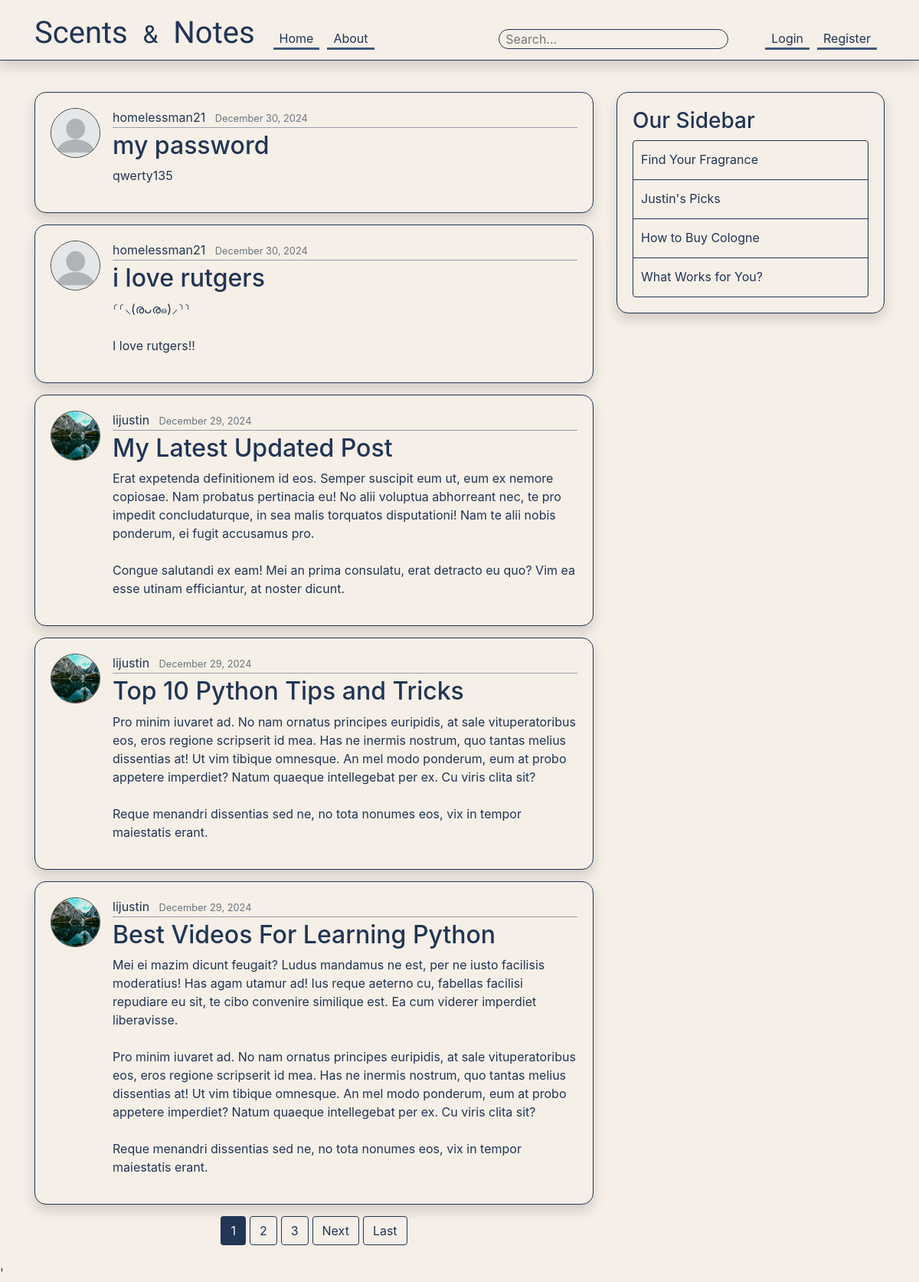
The app's page /, older data.
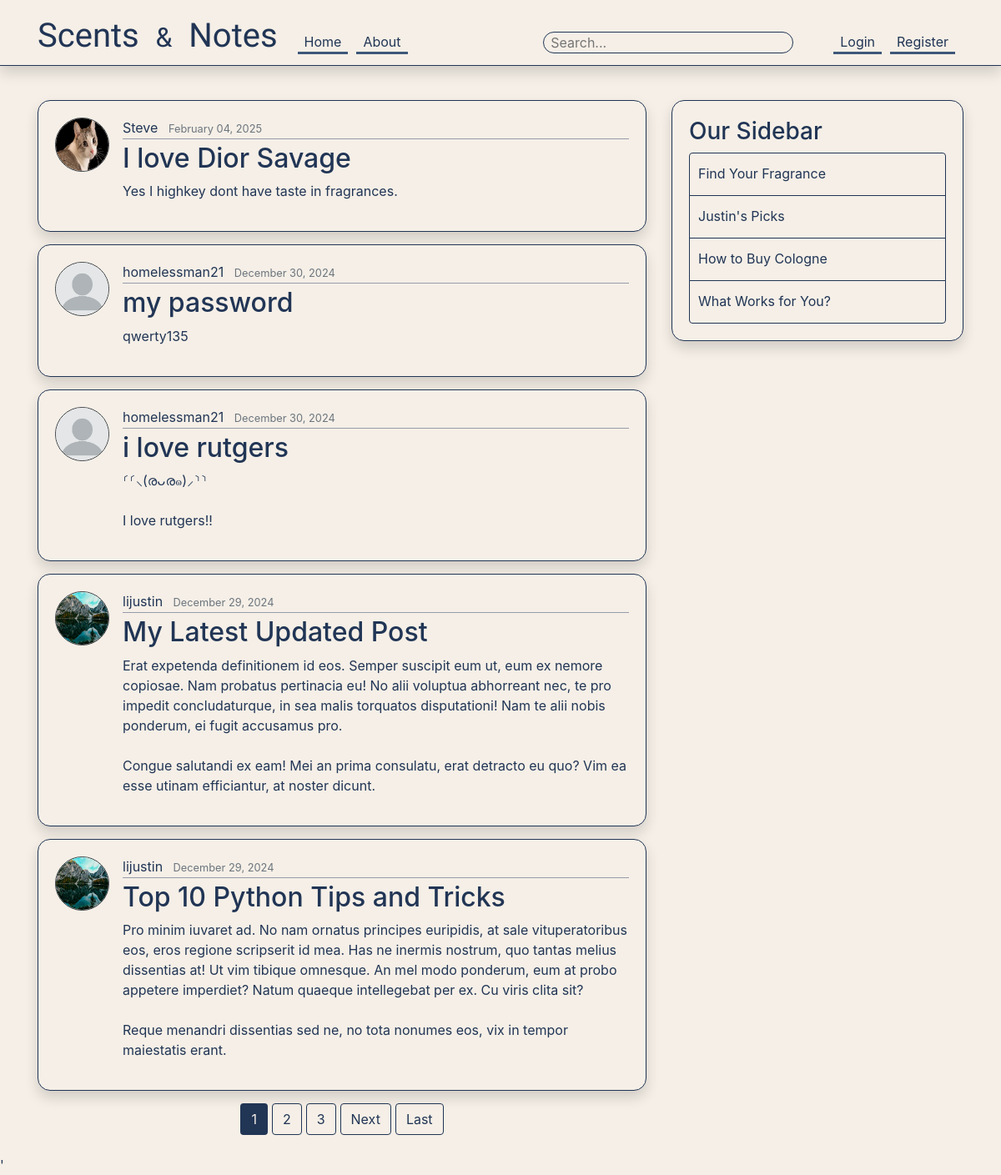
The same page, newer data.
### blog/models.py (models this page shows, shortened)
class Post(models.Model):  #Each class would be its own table in database
    title = models.CharField(max_length=100) #Character field/String single line
    content = models.TextField() #Lines and lines of text unrestricted
    date_posted = models.DateTimeField(default=timezone.now) #auto_now: when updated/created  auto_now_add:only when created
    author = models.ForeignKey(User, on_delete=models.CASCADE) #if user created post and was deleted, do we want to delete their posts or hold them as null

### users/models.py (models this page shows, shortened)
class Profile(models.Model):
    user = models.OneToOneField(User, on_delete=models.CASCADE)  # One-to-one relationship
    image = models.ImageField(default='default.jpg', upload_to='profile_pics')  # Image upload location

### blog/views.py (the view)
# urls.py: path('', PostListView.as_view() , name='blog-home'),
class PostListView(ListView):
    model = Post
    template_name = 'blog/home.html' #rerouting our template from list to home
    context_object_name = 'posts' #We need this variable name template for easy reference {{posts}} instead of {{object_list}}
    ordering = ['-date_posted'] #We are essentially ordering our blogs such that (with -) the most recent are at the top
    paginate_by = 5 #posts per page
    def get_queryset(self):
        query = self.request.GET.get('q')  # Get the search query
        if query:
            return Post.objects.filter(
                Q(title__icontains=query) | Q(content__icontains=query)
            ).order_by('-date_posted')
        return Post.objects.all().order_by('-date_posted')  # Default: Return all posts

### blog/templates/blog/home.html (shortened to what this page needs)
{% extends "blog/base.html" %}
{% block content%}
    {% for post in posts%}
        <article class="media content-section shadow">
            <img class="rounded-circle border border-dark article-img" src="{{ post.author.profile.image.url }}" alt="">
            <div class="media-body">
                <div class="article-metadata">
                    <a class="mr-2" style="color:#3E5879; transition: color 0.15s;" onmouseover="this.style.color='white';" onmouseout="this.style.color='#3E5879';"  href="{% url 'user-posts' post.author.username %}">{{ post.author }}</a>
                    <small class="text-muted">{{ post.date_posted|date:"F d, Y" }}</small>
                </div>
                <h2><a class="article-title" href="{% url 'post-detail' post.id %}">{{ post.title }}</a></h2>
                <p class="article-content">{{ post.content }}</p>
            </div>
        </article>
    {% endfor %}
    <div class="d-flex justify-content-center gap-3">
        {% if is_paginated %}
            {%for num in page_obj.paginator.page_range %}
                {%if page_obj.number ==  num%}
                    <a class = "btn currentBtn mb-4" href="?page={{num}}">{{num}}</a>
                {%elif num > page_obj.number|add:'-3' and num < page_obj.number|add:'3'%}
                    <a class = "btn paginationBtn mb-4" href="?page={{num}}">{{num}}</a>
                {%endif%}
            {%endfor%}
            {% if page_obj.has_next %}
                <a class = "btn paginationBtn mb-4" href="?page={{page_obj.next_page_number}}">Next</a>
                <a class = "btn paginationBtn mb-4" href="?page={{page_obj.paginator.num_pages}}">Last</a>
            {% endif %}
        {% endif %}
    </div>
{% endblock content %}

### blog/templates/blog/base.html (shortened to what this page needs)
{%load static%}
<!DOCTYPE html>
<html lang="en">
  <head>
    <link
      rel="stylesheet"
      href="https://cdn.jsdelivr.net/npm/bootstrap@4.3.1/dist/css/bootstrap.min.css"
    />
    <link rel="stylesheet" href="https://cdnjs.cloudflare.com/ajax/libs/bootstrap-multiselect/0.9.13/css/bootstrap-multiselect.css"/>
    <link rel="stylesheet" type="text/css" href="{% static 'blog/main.css' %}"/>
  </head>
  <body>
    <header class="site-header">
      <nav class=" shadow navbar navbar-expand-md navbar-dark fixed-top p-0" style="background-color:#F5EFE7; border-bottom :solid; border-color: #213555">
        <div class="container">
          <a class="navbar-brand mr-4 mt-2" style="font-family: 'Mrs Saint Delafield'; font-size: 40px;  href="/">Scents&nbsp;&nbsp;<small>&amp;</small>&nbsp;&nbsp;Notes</a>
          <div class="collapse navbar-collapse" id="navbarToggle">
            <div class="navbar-nav mr-auto">
              <a class="nav-item nav-link mt-4 py-0 " href="/">Home</a>
              <a class="nav-item nav-link mt-4 py-0 " href="/about">About</a>
            </div>
            <form method="GET" action="{% url 'blog-home' %}">
                <input class="searchBar mt-4 py-0 pl-2 mr-5" type="text" name="q" placeholder="Search...">
            </form>
            <div class="navbar-nav">
              {% if user.is_authenticated %}
                <a class="nav-item nav-link mt-4 py-0 " href="{% url 'post-create' %}">New Post</a>
                <a class="nav-item nav-link mt-4 py-0" href="{% url 'profile' %}">Profile</a>
                <form method="post" action="{% url 'logout' %}">
                  {% csrf_token %}
                  <button class="nav-item nav-link btn logoutBtn mt-4 py-0" type="submit">Logout</button>
                </form>
              {% else %}
                <a class="nav-item nav-link mt-4 py-0"  href="{% url 'login'%}">Login</a>
                <a class="nav-item nav-link mt-4 py-0"  href="{% url 'register'%}">Register</a>
              {% endif%}
            </div>
          </div>
        </div>
      </nav>
    </header>
    <main role="main" class="container" style= "margin-top:120px">
        <div class="row">
          <div class="col-md-8">
            {% block content %}{% endblock %}
          </div>
          <div class="col-md-4">
            <div class="content-section shadow">
              <h3>Our Sidebar</h3>
              <ul class="list-group">
                <li class="sidebar-li list-group-item cursor"><a href="{% url 'find-scent' %}">Find Your Fragrance</a></li>
                <li class="sidebar-li list-group-item cursor"><a href="{% url 'justin-picks' %}">Justin's Picks</a></li>
                <li class="sidebar-li list-group-item cursor"><a href="{% url 'buy-cologne' %}">How to Buy Cologne</a></li>
                <li class="sidebar-li list-group-item cursor"><a href="{% url 'what-works' %}">What Works for You?</a></li>
              </ul>
            </div>
          </div>
        </div>
      </main>    '
  </body>
</html>

### blog/static/blog/main.css (style rules this page uses)
body { background: #F5EFE7 ; color: #213555; margin-top: 5rem; }
.sidebar-li { padding: 25px !important; }
ul li { position: relative; }
ul li a { position: absolute; top: 12px; left: 10px; width: 100%; height: 100%; text-decoration: none; color: inherit; z-index: 1; }
h1, h2, h3, h4, h5, h6 { color: #213555; }
li, .card-body { background: #F5EFE7 !important; color: #213555 !important; }
ul { margin: 0; }
.navbar { border-bottom: 1.5px solid #213555 !important; background: #F5EFE7 ; }
.site-header .navbar-nav .nav-link { color: #3E5879; transition: color 0.15s; border-bottom-style: solid; border-color:#3E5879; margin-right: 10px; }
.searchBar { background: #F5EFE7; border: 1px solid #213555; border-radius: 20px; width:300px; }
.d-flex { gap:5px !important; }
.content-section { background: #F5EFE7; padding: 20px 20px; border: 1.5px solid #213555; border-radius: 15px; margin-bottom: 15px; }
.paginationBtn, .logoutBtn { border: 1.5px solid #213555; }
.currentBtn { background: #213555; color: #F5EFE7 !important }
.article-title, a { color: #213555 !important; transition: color 0.5s; }
.form-control, .list-group-item { border: 1px solid #213555 !important ; transition: background 0.15s; }
.btn { overflow: visible; }
.article-content { white-space: pre-line; }
.article-img { height: 65px; width: 65px; margin-right: 16px; }
.article-metadata { padding-bottom: 1px; margin-bottom: 4px; border-bottom: 1px solid #979caa; }

Row changes from the older to the newer data that the page shows:
no longer on this page (row unchanged): Post: author.profile.image (picture), author "lijustin", date_posted "December 29, 2024", title "Best Videos For Learning Python", content "Mei ei mazim dicunt feugait? Ludus mandamus ne est, per ne iusto facilisis moderatius! Has agam utamur ad! Ius reque aeterno cu, fabellas facilisi repudiare eu sit, te cibo convenire similique est. Ea cum viderer imperdiet liberavisse. Pro minim iuvaret ad. No nam ornatus principes euripidis, at sale vituperatoribus eos, eros regione scripserit id mea. Has ne inermis nostrum, quo tantas melius dissentias at! Ut vim tibique omnesque. An mel modo ponderum, eum at probo appetere imperdiet? Natum quaeque intellegebat per ex. Cu viris clita sit? Reque menandri dissentias sed ne, no tota nonumes eos, vix in tempor maiestatis erant."
added Post: author.profile.image (picture), author "Steve", date_posted "February 04, 2025", title "I love Dior Savage", content "Yes I highkey dont have taste in fragrances."
